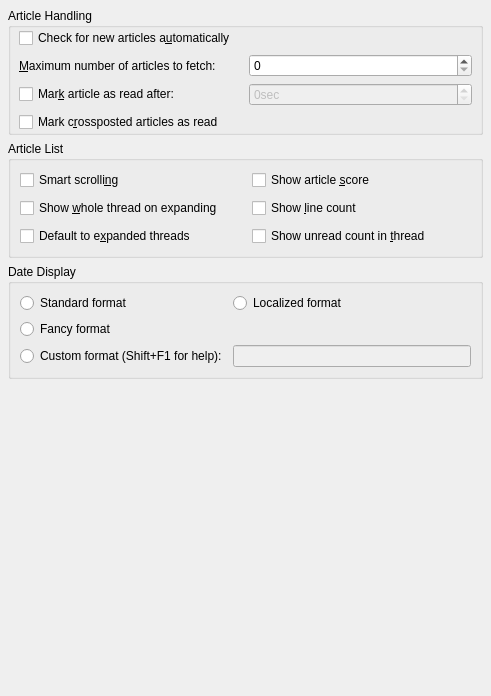
<ui version="4.0" >
 <author>Volker Krause &lt;volker.krause@rwth-aachen.de></author>
 <class>KNode::ReadNewsGeneralWidgetBase</class>
 <widget class="KCModule" name="ReadNewsGeneralWidgetBase" >
  <property name="geometry" >
   <rect>
    <x>0</x>
    <y>0</y>
    <width>491</width>
    <height>696</height>
   </rect>
  </property>
  <layout class="QVBoxLayout" >
   <property name="spacing" >
    <number>6</number>
   </property>
   <property name="margin" >
    <number>8</number>
   </property>
   <item>
    <widget class="QGroupBox" name="articleHandlingBox" >
     <property name="title" >
      <string>Article Handling</string>
     </property>
     <layout class="QVBoxLayout" >
      <property name="spacing" >
       <number>6</number>
      </property>
      <property name="leftMargin" >
       <number>8</number>
      </property>
      <property name="topMargin" >
       <number>0</number>
      </property>
      <property name="rightMargin" >
       <number>8</number>
      </property>
      <property name="bottomMargin" >
       <number>0</number>
      </property>
      <item>
       <widget class="QCheckBox" name="kcfg_autoCheckGroups" >
        <property name="text" >
         <string>Check for new articles a&amp;utomatically</string>
        </property>
       </widget>
      </item>
      <item>
       <layout class="QGridLayout" name="gridLayout_3" >
        <item row="1" column="0" >
         <widget class="QLabel" name="label" >
          <property name="text" >
           <string>&amp;Maximum number of articles to fetch:</string>
          </property>
          <property name="buddy" >
           <cstring>kcfg_maxToFetch</cstring>
          </property>
         </widget>
        </item>
        <item row="1" column="1" >
         <widget class="KIntSpinBox" name="kcfg_maxToFetch" >
          <property name="minimum" >
           <number>0</number>
          </property>
          <property name="maximum" >
           <number>100000</number>
          </property>
         </widget>
        </item>
        <item row="2" column="0" >
         <widget class="QCheckBox" name="kcfg_autoMark" >
          <property name="text" >
           <string>Mar&amp;k article as read after:</string>
          </property>
         </widget>
        </item>
        <item row="2" column="1" >
         <widget class="KIntSpinBox" name="kcfg_autoMarkSeconds" >
          <property name="enabled" >
           <bool>false</bool>
          </property>
          <property name="suffix" >
           <string>sec</string>
          </property>
          <property name="maximum" >
           <number>9999</number>
          </property>
         </widget>
        </item>
       </layout>
      </item>
      <item>
       <widget class="QCheckBox" name="kcfg_markCrossposts" >
        <property name="text" >
         <string>Mark c&amp;rossposted articles as read</string>
        </property>
       </widget>
      </item>
     </layout>
    </widget>
   </item>
   <item>
    <widget class="QGroupBox" name="articleListBox" >
     <property name="title" >
      <string>Article List</string>
     </property>
     <layout class="QGridLayout" name="gridLayout" >
      <property name="horizontalSpacing" >
       <number>12</number>
      </property>
      <property name="verticalSpacing" >
       <number>8</number>
      </property>
      <item row="2" column="0" >
       <widget class="QCheckBox" name="kcfg_defaultToExpandedThreads" >
        <property name="text" >
         <string>Default to e&amp;xpanded threads</string>
        </property>
       </widget>
      </item>
      <item row="0" column="0" >
       <widget class="QCheckBox" name="kcfg_smartScrolling" >
        <property name="text" >
         <string>Smart scrolli&amp;ng</string>
        </property>
       </widget>
      </item>
      <item row="1" column="0" >
       <widget class="QCheckBox" name="kcfg_totalExpandThreads" >
        <property name="text" >
         <string>Show &amp;whole thread on expanding</string>
        </property>
       </widget>
      </item>
      <item row="0" column="1" >
       <widget class="QCheckBox" name="kcfg_showScore" >
        <property name="text" >
         <string>Show article &amp;score</string>
        </property>
       </widget>
      </item>
      <item row="1" column="1" >
       <widget class="QCheckBox" name="kcfg_showLines" >
        <property name="text" >
         <string>Show &amp;line count</string>
        </property>
       </widget>
      </item>
      <item row="2" column="1" >
       <widget class="QCheckBox" name="kcfg_showUnread" >
        <property name="text" >
         <string>Show unread count in &amp;thread</string>
        </property>
       </widget>
      </item>
     </layout>
    </widget>
   </item>
   <item>
    <widget class="QGroupBox" name="dateFormatBox" >
     <property name="title" >
      <string>Date Display</string>
     </property>
     <layout class="QGridLayout" name="gridLayout_2" >
      <item row="0" column="0" >
       <widget class="QRadioButton" name="mStandardDateFormat" >
        <property name="text" >
         <string>Standard format</string>
        </property>
       </widget>
      </item>
      <item row="2" column="0" >
       <widget class="QRadioButton" name="mFancyDateFormat" >
        <property name="text" >
         <string>Fancy format</string>
        </property>
       </widget>
      </item>
      <item row="4" column="1" >
       <widget class="KLineEdit" name="kcfg_customDateFormat" >
        <property name="enabled" >
         <bool>false</bool>
        </property>
       </widget>
      </item>
      <item row="0" column="1" >
       <widget class="QRadioButton" name="mLocalizedDateFormat" >
        <property name="text" >
         <string>Localized format</string>
        </property>
       </widget>
      </item>
      <item row="4" column="0" >
       <widget class="QRadioButton" name="mCustomDateFormat" >
        <property name="text" >
         <string>Custom format (Shift+F1 for help):</string>
        </property>
       </widget>
      </item>
     </layout>
    </widget>
   </item>
   <item>
    <spacer name="verticalSpacer" >
     <property name="orientation" >
      <enum>Qt::Vertical</enum>
     </property>
     <property name="sizeHint" stdset="0" >
      <size>
       <width>20</width>
       <height>20</height>
      </size>
     </property>
    </spacer>
   </item>
  </layout>
 </widget>
 <customwidgets>
  <customwidget>
   <class>KIntSpinBox</class>
   <extends>QSpinBox</extends>
   <header>knuminput.h</header>
  </customwidget>
  <customwidget>
   <class>KLineEdit</class>
   <extends>QLineEdit</extends>
   <header>klineedit.h</header>
  </customwidget>
  <customwidget>
   <class>KCModule</class>
   <extends></extends>
   <header>kcmodule.h</header>
   <container>1</container>
  </customwidget>
 </customwidgets>
 <resources/>
 <connections>
  <connection>
   <sender>kcfg_autoMark</sender>
   <signal>toggled(bool)</signal>
   <receiver>kcfg_autoMarkSeconds</receiver>
   <slot>setEnabled(bool)</slot>
   <hints>
    <hint type="sourcelabel" >
     <x>58</x>
     <y>83</y>
    </hint>
    <hint type="destinationlabel" >
     <x>248</x>
     <y>88</y>
    </hint>
   </hints>
  </connection>
  <connection>
   <sender>mCustomDateFormat</sender>
   <signal>toggled(bool)</signal>
   <receiver>kcfg_customDateFormat</receiver>
   <slot>setEnabled(bool)</slot>
   <hints>
    <hint type="sourcelabel" >
     <x>67</x>
     <y>434</y>
    </hint>
    <hint type="destinationlabel" >
     <x>121</x>
     <y>464</y>
    </hint>
   </hints>
  </connection>
  <connection>
   <sender>mStandardDateFormat</sender>
   <signal>toggled(bool)</signal>
   <receiver>ReadNewsGeneralWidgetBase</receiver>
   <slot>changed()</slot>
   <hints>
    <hint type="sourcelabel" >
     <x>279</x>
     <y>362</y>
    </hint>
    <hint type="destinationlabel" >
     <x>301</x>
     <y>362</y>
    </hint>
   </hints>
  </connection>
  <connection>
   <sender>mLocalizedDateFormat</sender>
   <signal>toggled(bool)</signal>
   <receiver>ReadNewsGeneralWidgetBase</receiver>
   <slot>changed()</slot>
   <hints>
    <hint type="sourcelabel" >
     <x>256</x>
     <y>387</y>
    </hint>
    <hint type="destinationlabel" >
     <x>300</x>
     <y>390</y>
    </hint>
   </hints>
  </connection>
  <connection>
   <sender>mFancyDateFormat</sender>
   <signal>toggled(bool)</signal>
   <receiver>ReadNewsGeneralWidgetBase</receiver>
   <slot>changed()</slot>
   <hints>
    <hint type="sourcelabel" >
     <x>197</x>
     <y>412</y>
    </hint>
    <hint type="destinationlabel" >
     <x>302</x>
     <y>418</y>
    </hint>
   </hints>
  </connection>
  <connection>
   <sender>mCustomDateFormat</sender>
   <signal>toggled(bool)</signal>
   <receiver>ReadNewsGeneralWidgetBase</receiver>
   <slot>changed()</slot>
   <hints>
    <hint type="sourcelabel" >
     <x>275</x>
     <y>435</y>
    </hint>
    <hint type="destinationlabel" >
     <x>301</x>
     <y>444</y>
    </hint>
   </hints>
  </connection>
 </connections>
</ui>
